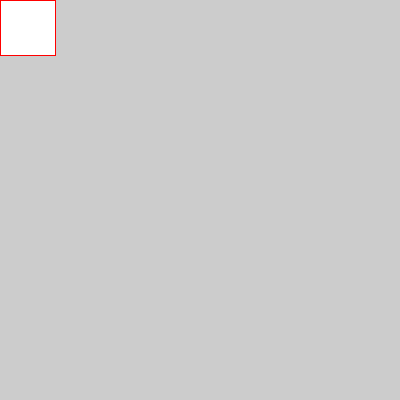
Frame 1 (no input)
Frame 60 (the mouse pressed at the canvas centre just before this capture): identical to frame 1, image omitted
Frame 120 (the mouse held since frame 60 and released just before this capture): identical to frame 1, image omitted

The Processing sketch that drew this single still picture (run headless with seeded random() and noise(); from frame 60 on, the mouse is pressed at the canvas centre):

// Processing sketch: processing_185574
// ── processing_185574.pde

int rojo = 255;
int tiempo = 0;
int diametro = 50;
  
void setup() {
  size(400, 400);
}
 
void draw() {
  tiempo = tiempo + 1;    
  rojo = int(140 * (3 + sin(tiempo * 2 * PI / frameRate /1))); // modifica el color 
  diametro = int(50 * (1 + sin( tiempo * 2 * PI / frameRate / 5))); // Modifica el diametro del circulo con el paso del tiempo
   
   diametro = diametro + 5;
 
   if (diametro > 55) { // es un programa de condición de si el diametro supera 55 pasa de ellipse a rect(cuadrado)
  
   noStroke();
   fill(rojo,mouseX,mouseY,0);
    ellipse(mouseX, mouseY, diametro, diametro); // forma circulos
  } else {
     stroke(rojo, mouseX, mouseY);  
    rect(mouseX, mouseY, diametro, diametro); // forma cuadrados 
  }
}  
